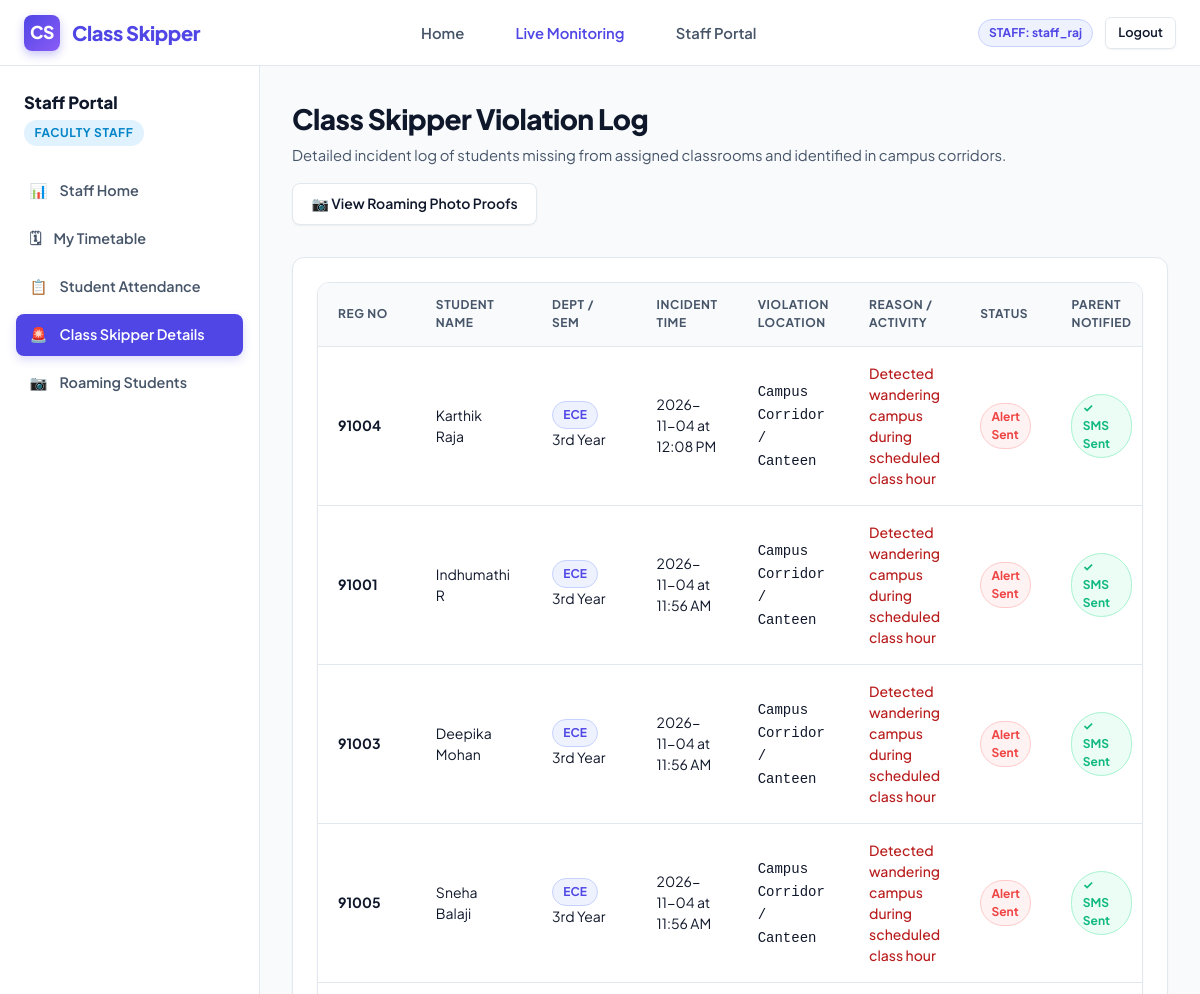
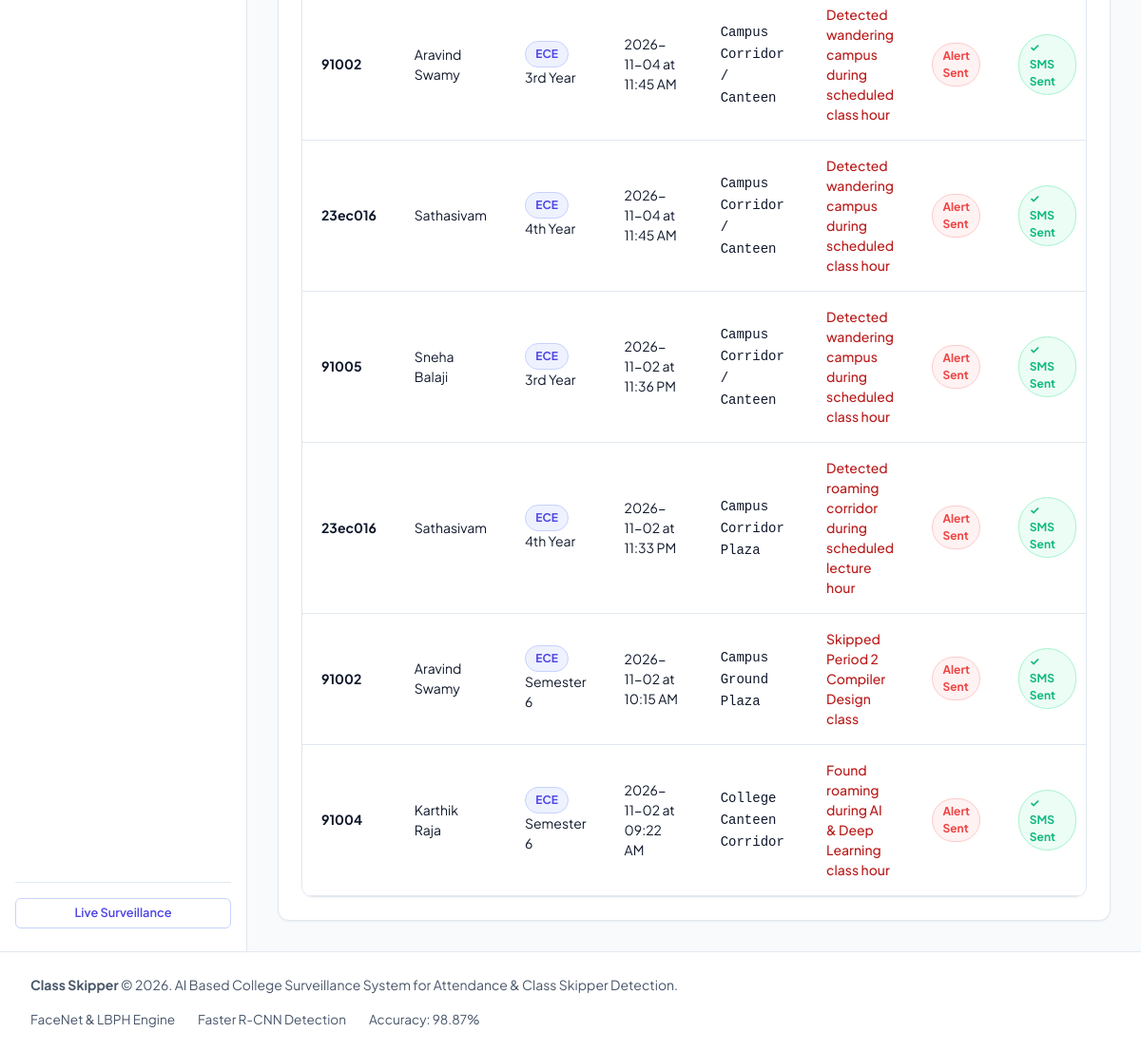
Page /staff/skippers (signed in) on the committed database (2 pictures, top to bottom).
### tables this page shows
CREATE TABLE staff (
            id INTEGER PRIMARY KEY AUTOINCREMENT,
            staff_id VARCHAR(50) UNIQUE NOT NULL,
            name VARCHAR(150) NOT NULL,
            email VARCHAR(100) NOT NULL,
            mobile VARCHAR(30) NOT NULL,
            dept VARCHAR(100) NOT NULL,
            designation VARCHAR(100) DEFAULT 'Assistant Professor',
            username VARCHAR(50) UNIQUE NOT NULL,
            password VARCHAR(100) NOT NULL
        );

CREATE TABLE violations (
            id INTEGER PRIMARY KEY AUTOINCREMENT,
            student_id INTEGER,
            regno VARCHAR(50) NOT NULL,
            name VARCHAR(150) NOT NULL,
            dept VARCHAR(100) NOT NULL,
            sem VARCHAR(50) NOT NULL,
            date VARCHAR(30) NOT NULL,
            time VARCHAR(30) NOT NULL,
            location VARCHAR(100) NOT NULL,
            image_path VARCHAR(255) NOT NULL,
            reason VARCHAR(255) DEFAULT 'Found roaming outside classroom during class hours',
            status VARCHAR(50) DEFAULT 'Alert Sent',
            parent_notified INTEGER DEFAULT 1
        );

### app.py (the view)
@app.route('/staff/skippers')
@login_required('staff')
def staff_skippers():
    staff_info = query_db("SELECT * FROM staff WHERE username = %s", (session['username'],), one=True)
    skippers = query_db("SELECT * FROM violations WHERE dept = %s ORDER BY id DESC", (staff_info['dept'],))
    return render_template('staff/skippers.html', active_page='skippers', skippers_list=skippers)

### app.py (called while the page is built)
def login_required(required_role=None):
    def decorator(f):
        @functools.wraps(f)
        def decorated_function(*args, **kwargs):
            if not session.get('username'):
                flash('Please log in to access this portal.', 'danger')
                return redirect(url_for('login_view', role=required_role or 'admin'))
            if required_role and session.get('role') != required_role:
                flash(f'Unauthorized access. {required_role.capitalize()} privileges required.', 'danger')
                return redirect(url_for('index'))
            return f(*args, **kwargs)
        return decorated_function
    return decorator

### db.py (called while the page is built)
def get_connection():
    if DATABASE_TYPE == 'mysql':
        try:
            import mysql.connector
            conn = mysql.connector.connect(**MYSQL_CONFIG)
            return conn, 'mysql'
        except Exception:
            conn = sqlite3.connect(SQLITE_DB_PATH)
            conn.row_factory = sqlite3.Row
            return conn, 'sqlite'
    else:
        conn = sqlite3.connect(SQLITE_DB_PATH)
        conn.row_factory = sqlite3.Row
        return conn, 'sqlite'

def query_db(query, args=(), one=False, commit=False):
    conn, db_type = get_connection()
    cursor = conn.cursor()
    if db_type == 'sqlite':
        query = query.replace('%s', '?')
    else:
        query = query.replace('?', '%s')
    cursor.execute(query, args)
    if commit:
        conn.commit()
        last_id = cursor.lastrowid
        cursor.close()
        conn.close()
        return last_id
    rv = cursor.fetchall()
    cursor.close()
    conn.close()
    if rv:
        if db_type == 'sqlite':
            results = [dict(ix) for ix in rv]
        else:
            results = [dict(ix) if isinstance(ix, dict) else ix for ix in rv]
        return results[0] if one else results
    return None if one else []

### templates/staff/skippers.html (shortened to what this page needs)
{% extends 'staff/layout.html' %}
{% block staff_content %}
<div>
    <div class="page-header">
        <div>
            <h1 class="page-title">Class Skipper Violation Log</h1>
            <p class="page-subtitle">Detailed incident log of students missing from assigned classrooms and identified in campus corridors.</p>
        </div>
        <a href="{{ url_for('staff_roaming_images') }}" class="btn btn-secondary">
            📷 View Roaming Photo Proofs
        </a>
    </div>
    <div class="card">
        <div class="table-responsive">
            <table class="data-table">
                <thead>
                    <tr>
                        <th>Reg No</th>
                        <th>Student Name</th>
                        <th>Dept / Sem</th>
                        <th>Incident Time</th>
                        <th>Violation Location</th>
                        <th>Reason / Activity</th>
                        <th>Status</th>
                        <th>Parent Notified</th>
                    </tr>
                </thead>
                <tbody>
                    {% for sk in skippers_list %}
                    <tr>
                        <td><strong>{{ sk.regno }}</strong></td>
                        <td>{{ sk.name }}</td>
                        <td><span class="badge badge-primary">{{ sk.dept }}</span> {{ sk.sem }}</td>
                        <td>{{ sk.date }} at {{ sk.time }}</td>
                        <td><code>{{ sk.location }}</code></td>
                        <td><span style="color: #b91c1c; font-weight: 500;">{{ sk.reason }}</span></td>
                        <td><span class="badge badge-danger">{{ sk.status }}</span></td>
                        <td>
                            {% if sk.parent_notified %}
                                <span class="badge badge-success">✓ SMS Sent</span>
                            {% else %}
                                <span class="badge badge-warning">Pending</span>
                            {% endif %}
                        </td>
                    </tr>
                    {% else %}
                    <tr><td colspan="8" style="text-align: center; color: var(--text-muted); padding: 1.5rem 0;">No class skipper incidents recorded.</td></tr>
                    {% endfor %}
                </tbody>
            </table>
        </div>
    </div>
</div>
{% endblock %}

### templates/base.html (shortened to what this page needs)
<!DOCTYPE html>
<html lang="en">
<head>
    <link rel="stylesheet" href="{{ url_for('static', filename='css/style.css') }}">
</head>
<body>
    <nav class="navbar">
        <div class="nav-container">
            <a href="{{ url_for('index') }}" class="brand-logo">
                <div class="brand-icon">CS</div>
                <span>Class Skipper</span>
            </a>
            <ul class="nav-menu">
                <li><a href="{{ url_for('index') }}" class="nav-link">Home</a></li>
                <li><a href="{{ url_for('monitoring_view') }}" class="nav-link" style="color: var(--primary);">Live Monitoring</a></li>
                {% if session.get('role') == 'admin' %}
                    <li><a href="{{ url_for('admin_dashboard') }}" class="nav-link">Admin Portal</a></li>
                {% elif session.get('role') == 'staff' %}
                    <li><a href="{{ url_for('staff_dashboard') }}" class="nav-link">Staff Portal</a></li>
                {% elif session.get('role') == 'hod' %}
                    <li><a href="{{ url_for('hod_dashboard') }}" class="nav-link">HoD Portal</a></li>
                {% else %}
                    <li><a href="{{ url_for('login_view', role='staff') }}" class="nav-link">Staff</a></li>
                    <li><a href="{{ url_for('login_view', role='hod') }}" class="nav-link">HOD</a></li>
                    <li><a href="{{ url_for('login_view', role='admin') }}" class="nav-link">Admin</a></li>
                {% endif %}
            </ul>
            <div class="nav-actions">
                {% if session.get('username') %}
                    <span class="badge badge-primary">
                        {{ session.get('role')|upper }}: {{ session.get('username') }}
                    </span>
                    <a href="{{ url_for('logout') }}" class="btn btn-secondary btn-sm">Logout</a>
                {% else %}
                    <a href="{{ url_for('monitoring_view') }}" class="btn btn-primary btn-sm">Live Surveillance</a>
                {% endif %}
            </div>
        </div>
    </nav>
    <div style="flex: 1;">
        {% block content %}{% endblock %}
    </div>
    <footer class="footer">
        <div style="max-width: 1300px; margin: 0 auto; display: flex; justify-content: space-between; align-items: center; flex-wrap: wrap; gap: 1rem;">
            <div>
                <strong>Class Skipper</strong> &copy; 2026. AI Based College Surveillance System for Attendance & Class Skipper Detection.
            </div>
            <div style="display: flex; gap: 1.5rem; font-size: 0.85rem;">
                <span>FaceNet & LBPH Engine</span>
                <span>Faster R-CNN Detection</span>
                <span>Accuracy: 98.87%</span>
            </div>
        </div>
    </footer>
</body>
</html>

### rows in the picture
staff: get "staff_raj"
violations: regno "91004", name "Karthik Raja", dept "ECE", sem "3rd Year", date "2026-11-04", time "12:08 PM", location "Campus Corridor / Canteen", reason "Detected wandering campus during scheduled class hour", status "Alert Sent", parent_notified "✓ SMS Sent"
violations: regno "91001", name "Indhumathi R", dept "ECE", sem "3rd Year", date "2026-11-04", time "11:56 AM", location "Campus Corridor / Canteen", reason "Detected wandering campus during scheduled class hour", status "Alert Sent", parent_notified "✓ SMS Sent"
violations: regno "91003", name "Deepika Mohan", dept "ECE", sem "3rd Year", date "2026-11-04", time "11:56 AM", location "Campus Corridor / Canteen", reason "Detected wandering campus during scheduled class hour", status "Alert Sent", parent_notified "✓ SMS Sent"
violations: regno "91005", name "Sneha Balaji", dept "ECE", sem "3rd Year", date "2026-11-04", time "11:56 AM", location "Campus Corridor / Canteen", reason "Detected wandering campus during scheduled class hour", status "Alert Sent", parent_notified "✓ SMS Sent"
violations: regno "91002", name "Aravind Swamy", dept "ECE", sem "3rd Year", date "2026-11-04", time "11:45 AM", location "Campus Corridor / Canteen", reason "Detected wandering campus during scheduled class hour", status "Alert Sent", parent_notified "✓ SMS Sent"
violations: regno "23ec016", name "Sathasivam", dept "ECE", sem "4th Year", date "2026-11-04", time "11:45 AM", location "Campus Corridor / Canteen", reason "Detected wandering campus during scheduled class hour", status "Alert Sent", parent_notified "✓ SMS Sent"
violations: regno "91005", name "Sneha Balaji", dept "ECE", sem "3rd Year", date "2026-11-02", time "11:36 PM", location "Campus Corridor / Canteen", reason "Detected wandering campus during scheduled class hour", status "Alert Sent", parent_notified "✓ SMS Sent"
violations: regno "23ec016", name "Sathasivam", dept "ECE", sem "4th Year", date "2026-11-02", time "11:33 PM", location "Campus Corridor Plaza", reason "Detected roaming corridor during scheduled lecture hour", status "Alert Sent", parent_notified "✓ SMS Sent"
violations: regno "91002", name "Aravind Swamy", dept "ECE", sem "Semester 6", date "2026-11-02", time "10:15 AM", location "Campus Ground Plaza", reason "Skipped Period 2 Compiler Design class", status "Alert Sent", parent_notified "✓ SMS Sent"
violations: regno "91004", name "Karthik Raja", dept "ECE", sem "Semester 6", date "2026-11-02", time "09:22 AM", location "College Canteen Corridor", reason "Found roaming during AI & Deep Learning class hour", status "Alert Sent", parent_notified "✓ SMS Sent"

### other values in the picture
{{ session.get('role')|upper }} "STAFF"
